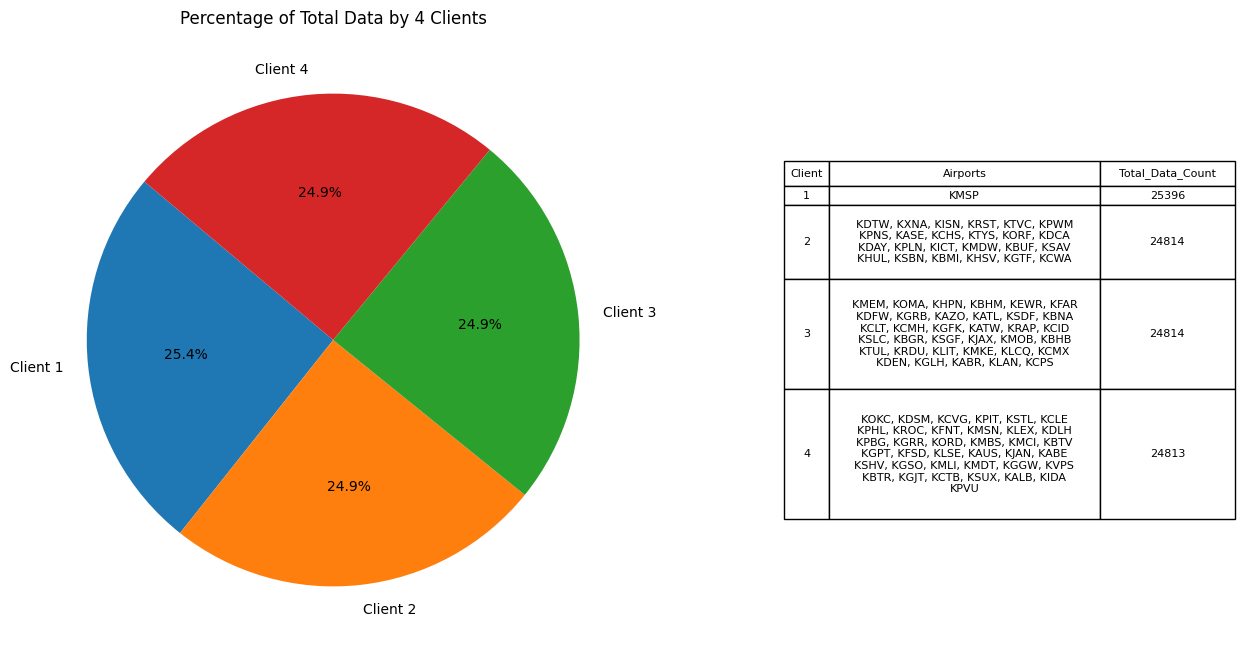
#> input picture client/4_clients.png, 1244 x 658 px
$ python png.py
#> lines starting #> are read from the running program, lines starting #| are printed output that depends on the picture
from PIL import Image

def combine_images_vertically(image_paths, output_path):
    # 打开所有图像
#> called with output_path = 'combined_image.png'
    images = [Image.open(img_path) for img_path in image_paths]
#> images = 3 items

    # 计算新图像的总高度和最大宽度
    total_height = sum(img.height for img in images)
#> total_height = 1974
    max_width = max(img.width for img in images)
#> max_width = 1244

    # 创建一张新的图像，背景为白色
    combined_image = Image.new('RGB', (max_width, total_height), (255, 255, 255))
#> combined_image: PIL image 1244x1974 RGB; every value is 255

    # 拼接图像
    y_offset = 0
    for img in images:
        combined_image.paste(img, (0, y_offset))
        y_offset += img.height
#> this loop made 3 passes
#> y_offset on passes 1 to 3: 658, 1316, 1974
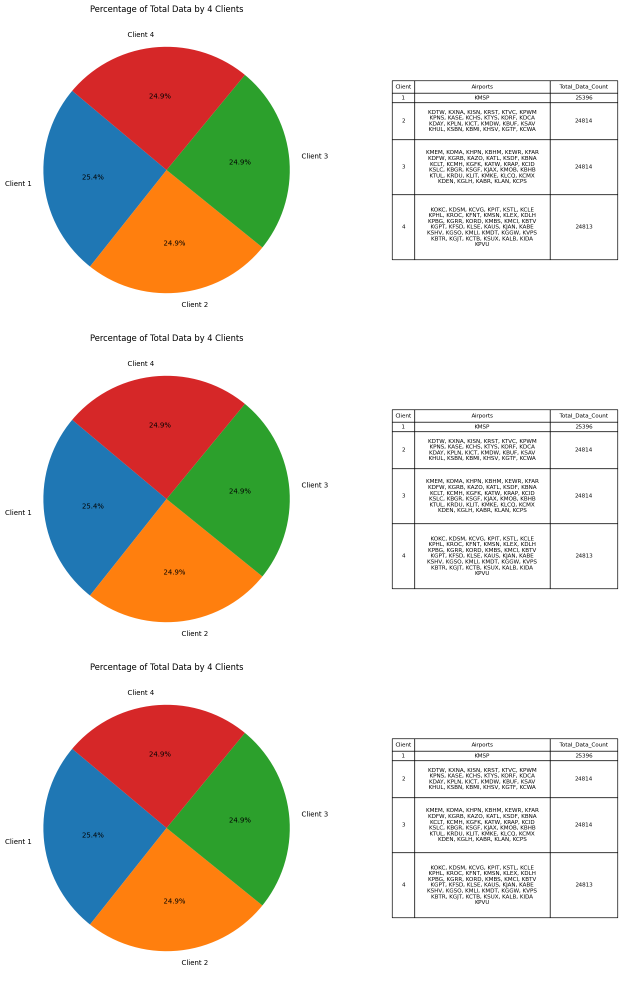
#> combined_image: PIL image 1244x1974 RGB (shown at 1/2 size); mean R, G, B 222, 216.4, 206.8
#> after the loop, y_offset = 1974

    # 保存拼接后的图像
    combined_image.save(output_path)

# 使用示例
image_paths = ['client/4_clients.png', 'client/4_clients.png', 'client/4_clients.png']  # 替换为实际的图片路径
output_path = 'combined_image.png'
combine_images_vertically(image_paths, output_path)

$ run again, with client/5_clients.png copied over client/4_clients.png
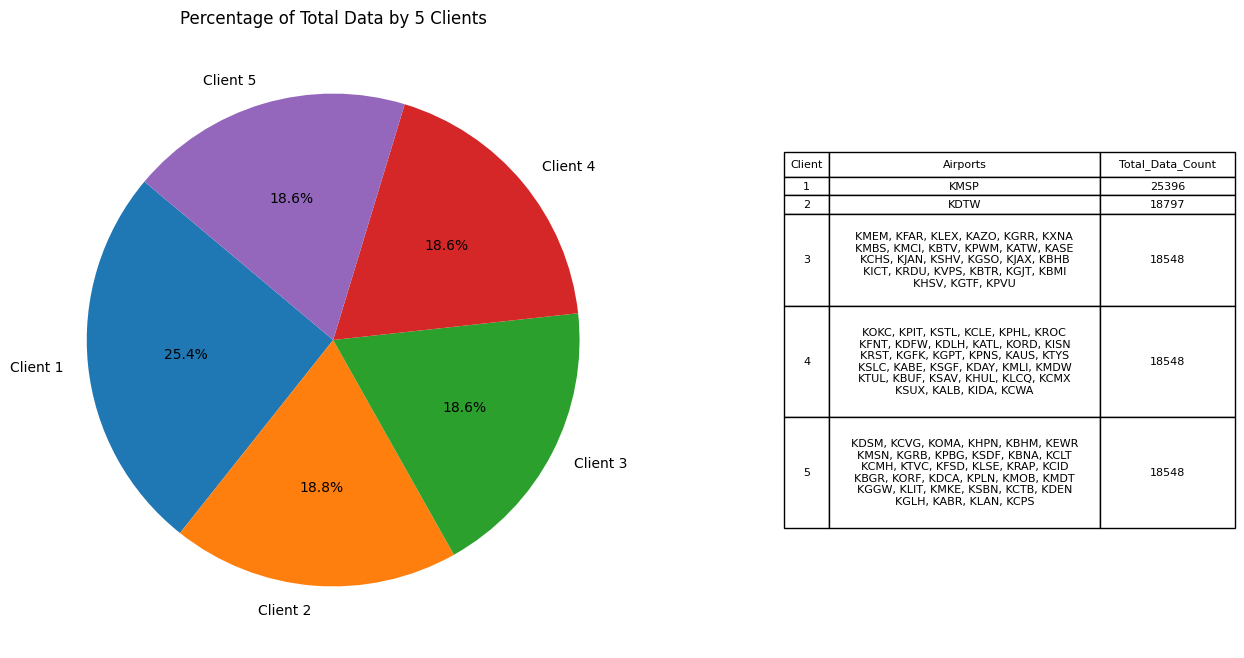
#> input picture client/5_clients.png, 1244 x 658 px
#> images = 3 items
#> total_height = 1974
#> max_width = 1244
#> the loop in combine_images_vertically, `for img in images:` made 3 passes
#> y_offset on passes 1 to 3: 658, 1316, 1974
#> after the loop in combine_images_vertically, `for img in images:`:
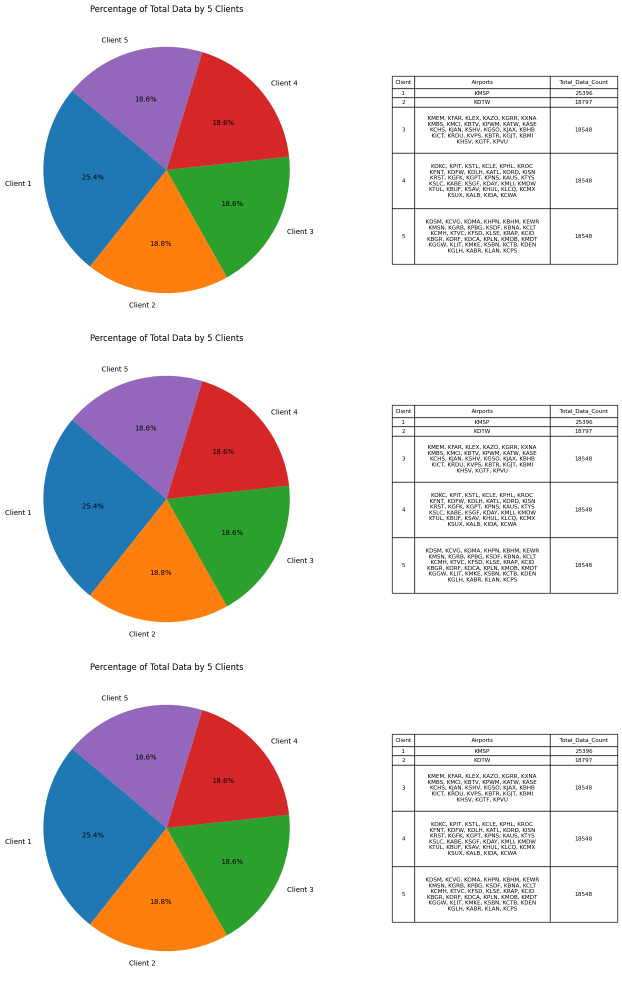
#> combined_image: PIL image 1244x1974 RGB (shown at 1/2 size); mean R, G, B 220.7, 215.8, 213.3
#> after the loop in combine_images_vertically, `for img in images:`: y_offset = 1974
